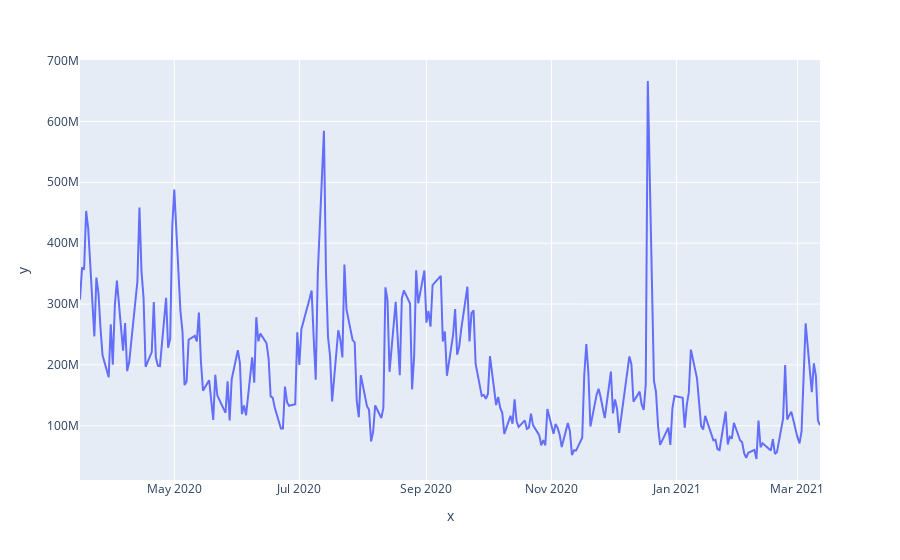

Notebook code cell kept with this figure:
### Code cell
px.line(x=df_1["Date"],y=df_1["Volume"])

### Figure 1 — Plotly figure (JSON) as saved in the notebook; plotly's stock layout.template omitted (floating-point values rounded to 4 significant figures; data arrays with more than 128 entries replaced by an {"elided": "..."} marker saying what was removed)
{"data": [{"hovertemplate": "x=%{x}<br>y=%{y}<extra></extra>", "legendgroup": "", "line": {"color": "#636efa", "dash": "solid"}, "marker": {"symbol": "circle"}, "mode": "lines", "name": "", "orientation": "v", "showlegend": false, "type": "scatter", "x": {"elided": "251 str values"}, "xaxis": "x", "y": {"elided": "251 int values"}, "yaxis": "y"}], "layout": {"legend": {"tracegroupgap": 0}, "margin": {"t": 60}, "xaxis": {"anchor": "y", "domain": [0, 1], "title": {"text": "x"}}, "yaxis": {"anchor": "x", "domain": [0, 1], "title": {"text": "y"}}}}
